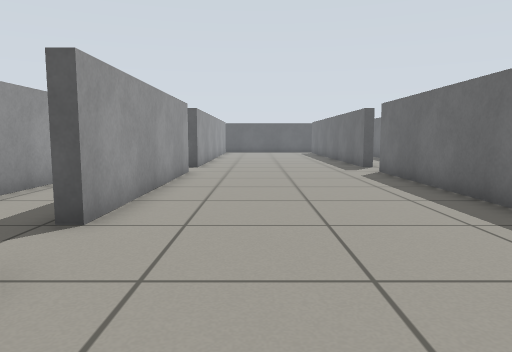
View 1 (above)

17 first-person views from a walk through a world built for the Gazebo simulator. The camera is 0.61 m above the floor, tilts 6° down and sees 70° across. The floor is counted in squares, 0.5 m on a side. Each view is taken from the middle of a square. On the plan, view 1 faces up. The plan holds only what a view shows up to about 14 squares ahead; the rest is blank.

View 2
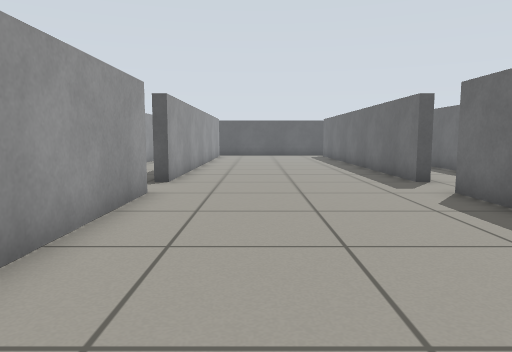

View 3
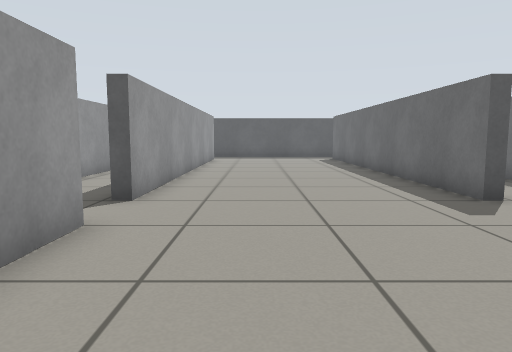

View 4
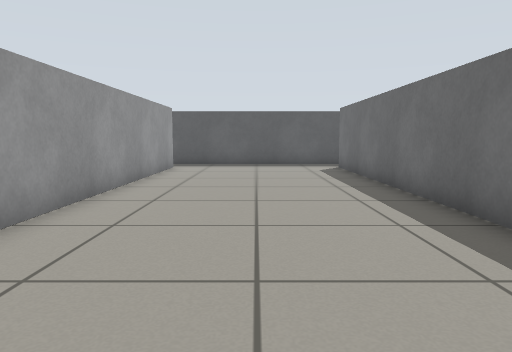

View 5
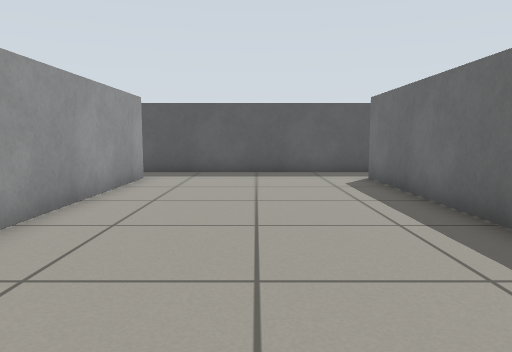

View 6
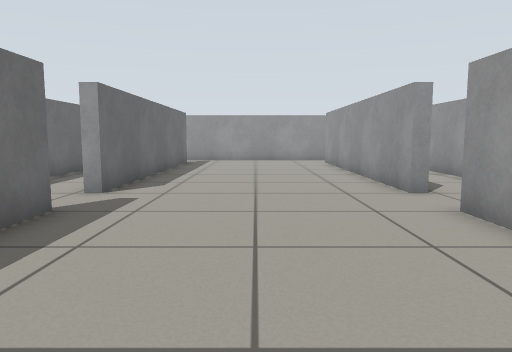

View 7
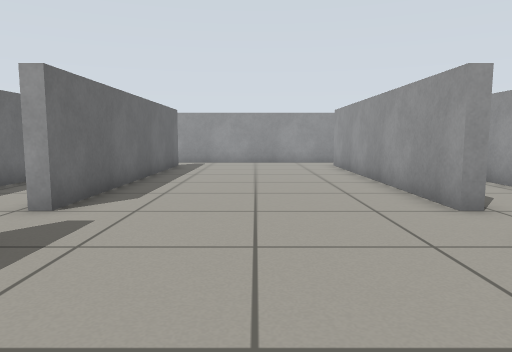

View 8
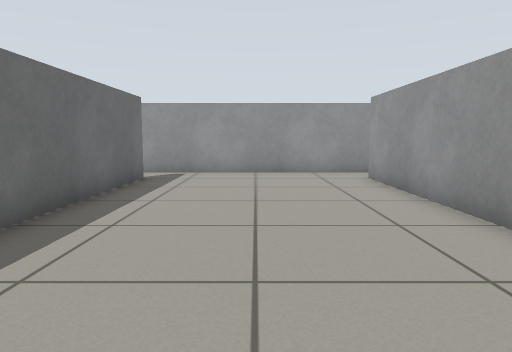

View 9
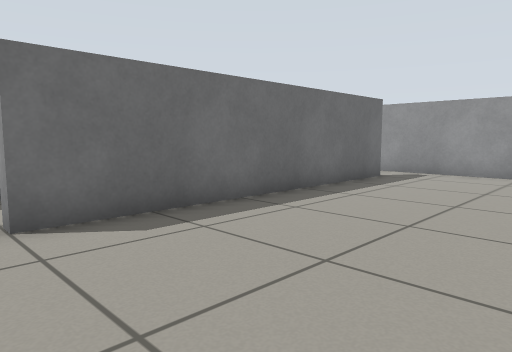

View 10
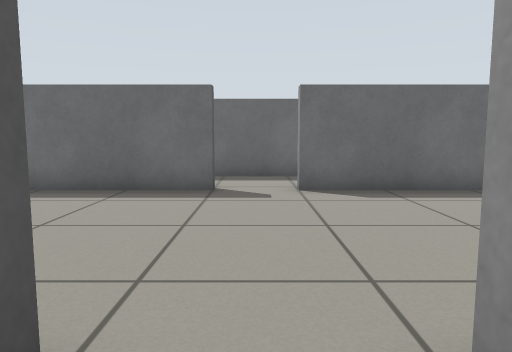

View 11
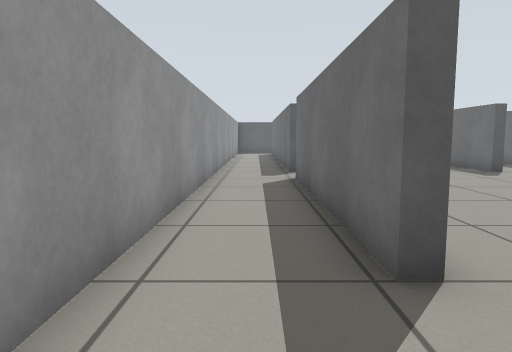

View 12
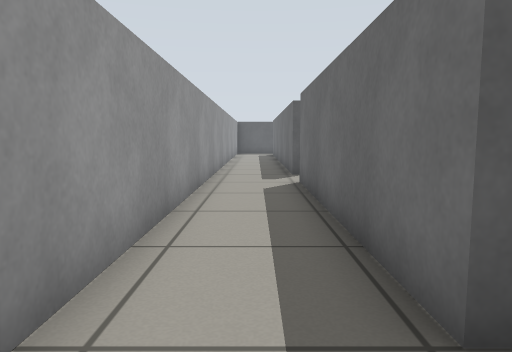

View 13
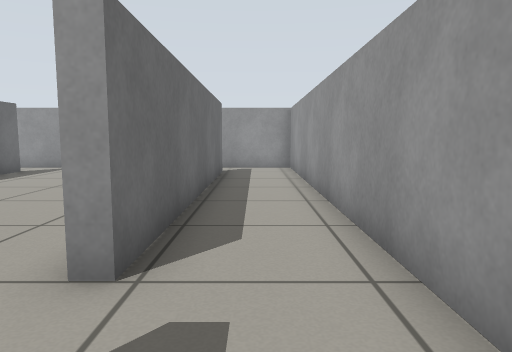

View 14
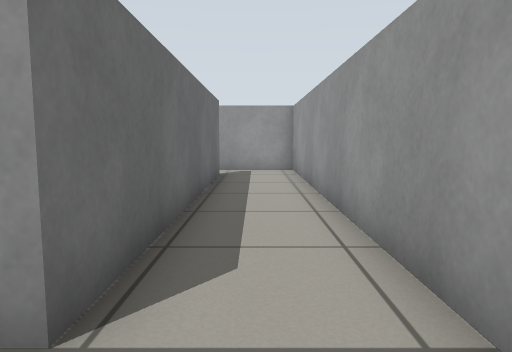

View 15
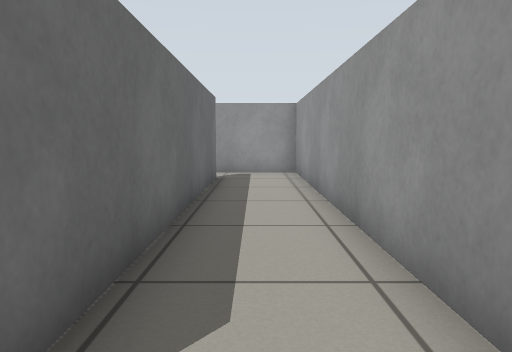

View 16
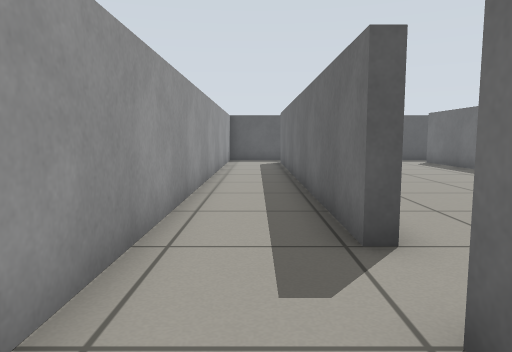

View 17
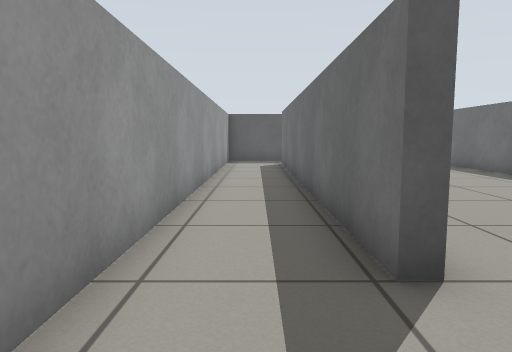

### Floor plan
Ten units are one square. View 1 is at (0, 0); x grows to the right and y downward. Boxes are objects, and circles mark ways between rooms. Rooms are numbered by the first view taken in them; rooms with no view inside come last. Other rooms are left out.
<svg viewBox="-59 -313 118 406">
<path fill="none" stroke="#000" d="M-24 -130 -24 -50M49 -150 44 -150 44 -290M49 -50 44 -50 44 -130M-24 -30 -24 70M-24 -290 -24 -150M44 71 44 -30 49 -30M-15 88 54 88M50 -308 -15 -308M-24 -150 -28 -150 -28 -259M-24 -50 -28 -50 -28 -130M-54 -261 -54 88 -15 88M-28 70 -28 -30 -24 -30M-15 -308 -30 -308"/>
<circle cx="-25" cy="-140" r="3" fill="#2a7"/>
<circle cx="-25" cy="-300" r="3" fill="#2a7"/>
<circle cx="-25" cy="-40" r="3" fill="#2a7"/>
<circle cx="-25" cy="80" r="3" fill="#2a7"/>
<text x="10" y="-110">1</text>
<text x="-40" y="-110">2</text>
</svg>
Room 1 opens to room 2.

Where each view was taken, in squares from view 1:
view 1: 0 up, 0 right, facing up
view 2: 5 up, 0 right, facing up
view 3: 8 up, 0 right, facing up
view 4: 14 up, 1 right, facing up
view 5: 18 up, 1 right, facing up
view 6: 11 up, 1 right, facing down
view 7: 9 up, 1 right, facing down
view 8: 4 up, 1 right, facing down
view 9: 4 up, 1 left, facing down-right
view 10: 4 up, 4 left, facing right
view 11: 2 up, 4 left, facing up
view 12: 3 up, 4 left, facing up
view 13: 6 up, 4 left, facing down
view 14: 5 up, 4 left, facing down
view 15: 4 up, 4 left, facing down
view 16: 11 up, 4 left, facing up
view 17: 12 up, 4 left, facing up
